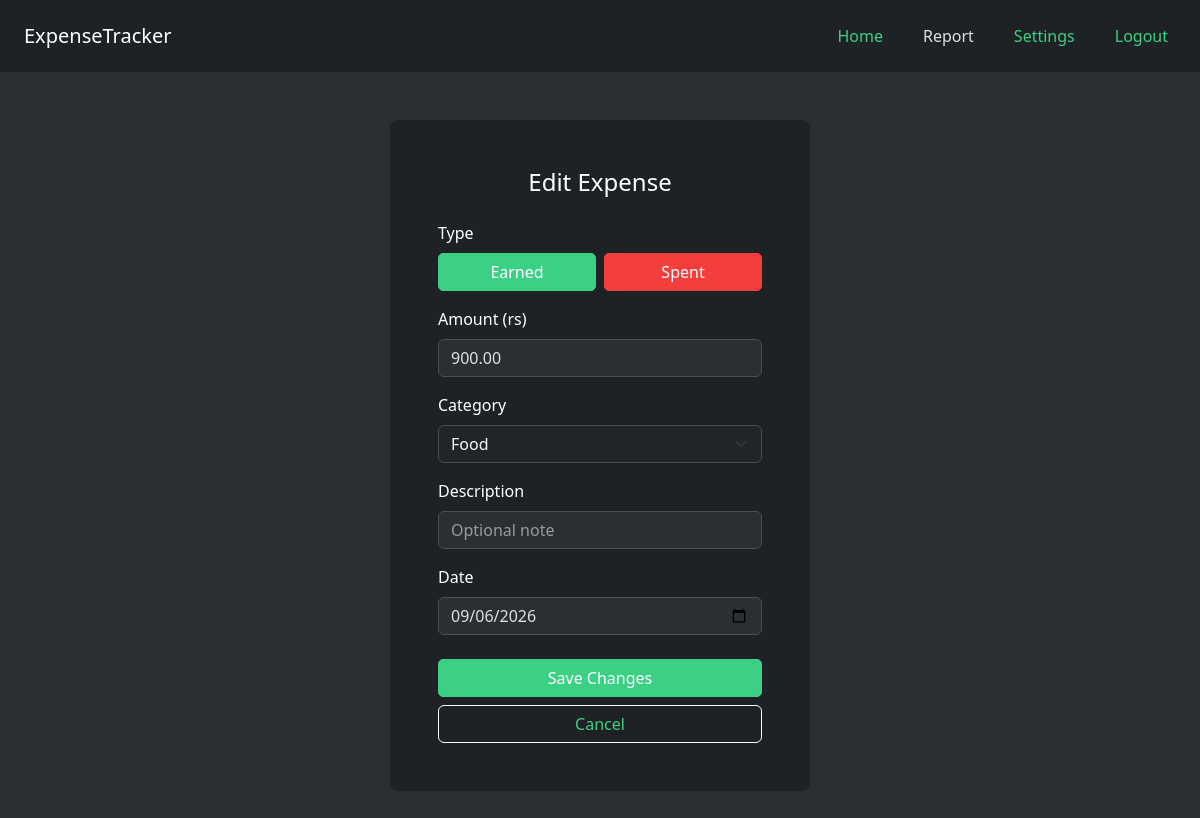
/expenseedit.php?id=15 (signed in), run on the app's committed database.
### tables this page shows
CREATE TABLE `expenses` (
  `expense_id` int(11) NOT NULL,
  `user_id` int(11) NOT NULL,
  `type` varchar(10) NOT NULL,
  `amount` decimal(10,2) NOT NULL,
  `category` varchar(50) NOT NULL,
  `description` varchar(255) DEFAULT NULL,
  `expense_date` date NOT NULL
);

### database.php (called while the page is built, shortened)
<?php
class Database {
    private $conn;
    public function __construct() {
        $this->conn = new mysqli('localhost', 'root', '', 'expensetracker');
    }
    public function getExpenseById($user_id, $expense_id) {
        $stmt = $this->conn->prepare("SELECT expense_id, type, amount, category, description, expense_date FROM expenses WHERE expense_id = ? AND user_id = ?");
        $stmt->bind_param("ii", $expense_id, $user_id);
        $stmt->execute();
        $result = $stmt->get_result();
        $row = $result->fetch_assoc();
        return $row;
    }
}
?>

### expenseedit.php (the view, shortened to what this page needs)
<?php
include 'database.php';
$user_id = $_SESSION['user_id'];
$expense_id = isset($_GET['id']) ? (int)$_GET['id'] : 0;
$db = new Database();
$expense = $db->getExpenseById($user_id, $expense_id);
$categories = ['Salary', 'Business', 'Food', 'Rent', 'Utilities', 'Transport', 'Shopping', 'Entertainment', 'Health', 'Education', 'Other'];
?>
<!DOCTYPE html>
<html lang="en">
<head>
    <link rel="stylesheet" href="bootstrap/css/bootstrap.min.css">
    <link rel="stylesheet" href="style.css">
</head>
<body>
    <nav class="navbar navbar-expand-lg py-3">
        <div class="container-fluid px-4">
            <a class="navbar-brand fs-5" href="dashboard.php">ExpenseTracker</a>
            <ul class="navbar-nav ms-auto flex-row gap-4">
                <li class="nav-item">
                    <a class="nav-link" href="dashboard.php">Home</a>
                </li>
                <li class="nav-item">
                    <a class="nav-link active" href="report.php">Report</a>
                </li>
                <li class="nav-item">
                    <a class="nav-link" href="settings.php">Settings</a>
                </li>
                <li class="nav-item">
                    <a class="nav-link" href="logout.php">Logout</a>
                </li>
            </ul>
        </div>
    </nav>
    <div class="p-5 d-flex justify-content-center align-items-center" style="min-height: calc(100vh - 80px);">
        <div class="card p-5 shadow-sm" style="width: 420px;">
            <h4 class="text-center mb-4 text-white">Edit Expense</h4>
            <form method="POST" action="expenseeditcode.php">
                <div class="mb-3">
                    <label class="form-label">Type</label>
                    <div class="d-flex gap-2">
                        <label class="btn btn-mint w-100" for="type_earned">Earned</label>
                        <label class="btn btn-spent w-100" for="type_spent">Spent</label>
                    </div>
                </div>
                <div class="mb-3">
                    <label class="form-label">Amount (rs)</label>
                    <input type="number" step="0.01" min="0" name="amount" class="form-control" value="<?php echo htmlspecialchars($expense['amount']); ?>" required>
                </div>
                <div class="mb-3">
                    <label class="form-label">Category</label>
                    <select name="category" class="form-select bg-dark text-light" required>
                        <?php foreach ($categories as $cat): ?>
                            <option value="<?php echo htmlspecialchars($cat); ?>" <?php echo $expense['category'] === $cat ? 'selected' : ''; ?>><?php echo htmlspecialchars($cat); ?></option>
                        <?php endforeach; ?>
                    </select>
                </div>
                <div class="mb-3">
                    <label class="form-label">Description</label>
                    <input type="text" name="description" class="form-control" placeholder="Optional note" value="<?php echo htmlspecialchars($expense['description']); ?>">
                </div>
                <div class="mb-3">
                    <label class="form-label">Date</label>
                    <input type="date" name="expense_date" class="form-control" value="<?php echo htmlspecialchars($expense['expense_date']); ?>" required>
                </div>
                <button type="submit" class="btn btn-mint w-100 mt-2">Save Changes</button>
                <a href="report.php" class="btn btn-outline-light w-100 mt-2">Cancel</a>
            </form>
        </div>
    </div>
</body>
</html>

### style.css (style rules this page uses)
:root { --dark-gray: #2b2f33; --card-bg: #1f2225; --mint: #3bd085; --spent-red: #f43e3e; }
body { background-color: var(--dark-gray); color: #e0e0e0; min-height: 100vh; }
.navbar { background-color: var(--card-bg) !important; }
.navbar-brand { color: #ffffff !important; }
.nav-link { color: var(--mint) !important; }
.nav-link.active { color: #e0e0e0 !important; font-weight: 500; }
.card { background-color: var(--card-bg); border: none; border-radius: 8px; }
.card h2, .card h5, .card h6, .card p, .card label { color: #fff; }
.card a { color: var(--mint); }
.form-control, .form-select { background-color: var(--dark-gray); border: 1px solid #4a4f54; color: #e0e0e0; }
.form-control::placeholder { color: #9a9a9a; }
.btn-mint { background-color: var(--mint) !important; border-color: var(--mint) !important; color: #ffffff !important; font-weight: 500; border-radius: 5px !important; }
.btn-spent { background-color: #f43e3e !important; border-color: #f43e3e !important; color: #ffffff !important; font-weight: 500; border-radius: 5px !important; }

### data on the page
expenses: amount "900.00", category "Food", expense_date "09/06/2026"
